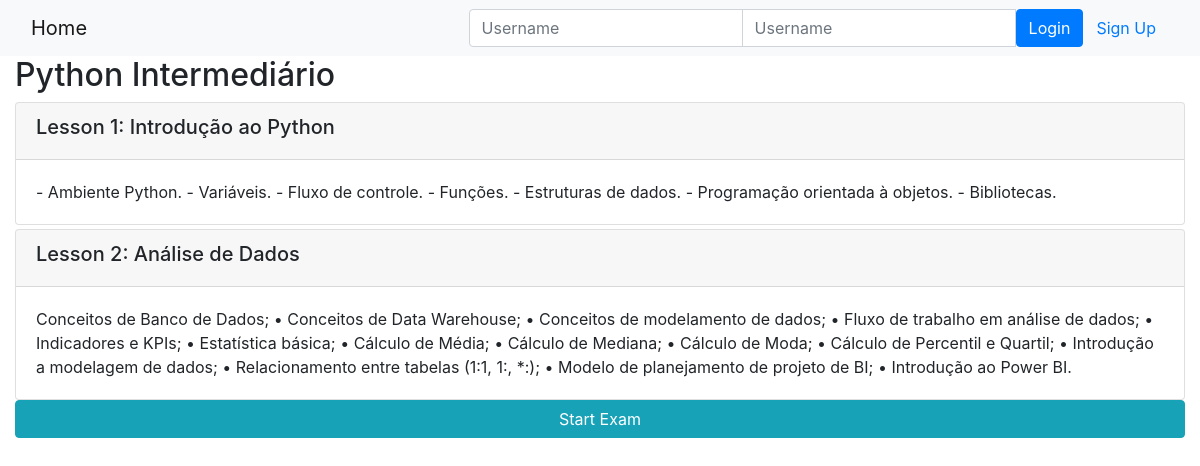
Page /onlinecourse/1/ on the committed database.
### onlinecourse/models.py (models this page shows, shortened)
class Course(models.Model):
    name = models.CharField(null=False, max_length=30, default='online course')
    image = models.ImageField(upload_to='course_images/')
    description = models.CharField(max_length=1000)
    pub_date = models.DateField(null=True)
    instructors = models.ManyToManyField(Instructor)
    users = models.ManyToManyField(settings.AUTH_USER_MODEL, through='Enrollment')
    total_enrollment = models.IntegerField(default=0)
    is_enrolled = False

class Lesson(models.Model):
    title = models.CharField(max_length=200, default="title")
    order = models.IntegerField(default=0)
    course = models.ForeignKey(Course, on_delete=models.CASCADE)
    content = models.TextField()

### onlinecourse/views.py (the view)
# urls.py: path('<int:pk>/', views.CourseDetailView.as_view(), name='course_details'),
class CourseDetailView(generic.DetailView):
    model = Course
    template_name = 'onlinecourse/course_detail_bootstrap.html'

### onlinecourse/templates/onlinecourse/course_detail_bootstrap.html (shortened to what this page needs)
<!DOCTYPE html>
<html lang="en">
<head>
     {% load static %}
    <link rel="stylesheet" href="https://maxcdn.bootstrapcdn.com/bootstrap/4.5.2/css/bootstrap.min.css">
</head>
<body>
    <nav class="navbar navbar-light bg-light">
        <div class="container-fluid">
            <div class="navbar-header">
                  <a class="navbar-brand" href="{% url 'onlinecourse:index' %}">Home</a>
            </div>
            <ul class="nav navbar-nav navbar-right">
                {% if user.is_authenticated %}
                <li>
                    <a class="btn btn-link" href="#">{{ user.first_name }}({{ user.username }})</a>
                    <a class="btn btn-link" href="{% url 'onlinecourse:logout' %}">Logout</a>
                </li>
                {% else %}
                <li>
                    <form class="form-inline" action="{% url 'onlinecourse:login' %}" method="post">
                        <div class="input-group">
                            <input type="text" class="form-control" placeholder="Username" name="username" >
                            <input type="password" class="form-control" placeholder="Username" name="psw" >
                            <button class="btn btn-primary" type="submit">Login</button>
                            <a class="btn btn-link" href="{% url 'onlinecourse:registration' %}">Sign Up</a>
                        </div>
                    </form>
                </li>
                {% endif %}
            </ul>
        </div>
    </nav>
    <div class="container-fluid">
            <h2>{{ course.name }}</h2>
            <div class="card-columns-vertical">
                {% for lesson in course.lesson_set.all %}
                    <div class="card mt-1">
                        <div class="card-header"><h5>Lesson {{lesson.order|add:1}}: {{lesson.title}}</h5></div>
                        <div class="card-body">{{lesson.content}}</div>
                    </div>
                {% endfor %}
            </div>
            <button data-toggle="collapse" data-target="#exam"
            class="btn btn-info" role="button" style="width:100%">
           Start Exam</button>
    </div>
</body>
</html>

### rows in the picture
Course: name "Python Intermediário"
Lesson: order|add "1", title "Introdução ao Python", content "- Ambiente Python. - Variáveis. - Fluxo de controle. - Funções. - Estruturas de dados. - Programação orientada à objetos. - Bibliotecas."
Lesson: order|add "2", title "Análise de Dados", content "Conceitos de Banco de Dados; • Conceitos de Data Warehouse; • Conceitos de modelamento de dados; • Fluxo de trabalho em análise de dados; • Indicadores e KPIs; • Estatística básica; • Cálculo de Média; • Cálculo de Mediana; • Cálculo de Moda; • Cálculo de Percentil e Quartil; • Introdução a modelagem de dados; • Relacionamento entre tabelas (1:1, 1:, *:); • Modelo de planejamento de projeto de BI; • Introdução ao Power BI."
